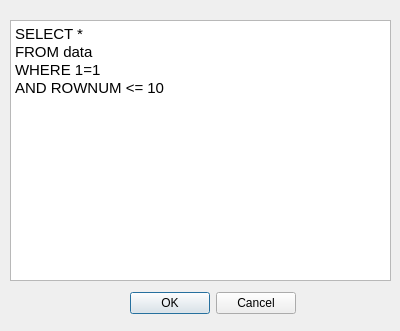
<?xml version="1.0" encoding="UTF-8"?>
<ui version="4.0">
 <class>sql_form</class>
 <widget class="QWidget" name="sql_form">
  <property name="geometry">
   <rect>
    <x>0</x>
    <y>0</y>
    <width>400</width>
    <height>331</height>
   </rect>
  </property>
  <property name="windowTitle">
   <string>Run SQL</string>
  </property>
  <widget class="QTextEdit" name="textEdit">
   <property name="geometry">
    <rect>
     <x>10</x>
     <y>20</y>
     <width>381</width>
     <height>261</height>
    </rect>
   </property>
   <property name="html">
    <string>&lt;!DOCTYPE HTML PUBLIC &quot;-//W3C//DTD HTML 4.0//EN&quot; &quot;http://www.w3.org/TR/REC-html40/strict.dtd&quot;&gt;
&lt;html&gt;&lt;head&gt;&lt;meta name=&quot;qrichtext&quot; content=&quot;1&quot; /&gt;&lt;style type=&quot;text/css&quot;&gt;
p, li { white-space: pre-wrap; }
&lt;/style&gt;&lt;/head&gt;&lt;body style=&quot; font-family:'Ubuntu'; font-size:11pt; font-weight:400; font-style:normal;&quot;&gt;
&lt;p style=&quot; margin-top:0px; margin-bottom:0px; margin-left:0px; margin-right:0px; -qt-block-indent:0; text-indent:0px;&quot;&gt;SELECT *&lt;/p&gt;
&lt;p style=&quot; margin-top:0px; margin-bottom:0px; margin-left:0px; margin-right:0px; -qt-block-indent:0; text-indent:0px;&quot;&gt;FROM data&lt;/p&gt;
&lt;p style=&quot; margin-top:0px; margin-bottom:0px; margin-left:0px; margin-right:0px; -qt-block-indent:0; text-indent:0px;&quot;&gt;WHERE 1=1&lt;/p&gt;
&lt;p style=&quot; margin-top:0px; margin-bottom:0px; margin-left:0px; margin-right:0px; -qt-block-indent:0; text-indent:0px;&quot;&gt;AND ROWNUM &amp;lt;= 10&lt;/p&gt;&lt;/body&gt;&lt;/html&gt;</string>
   </property>
  </widget>
  <widget class="QDialogButtonBox" name="buttonBox">
   <property name="geometry">
    <rect>
     <x>120</x>
     <y>290</y>
     <width>176</width>
     <height>27</height>
    </rect>
   </property>
   <property name="standardButtons">
    <set>QDialogButtonBox::Cancel|QDialogButtonBox::Ok</set>
   </property>
  </widget>
 </widget>
 <resources/>
 <connections/>
</ui>
